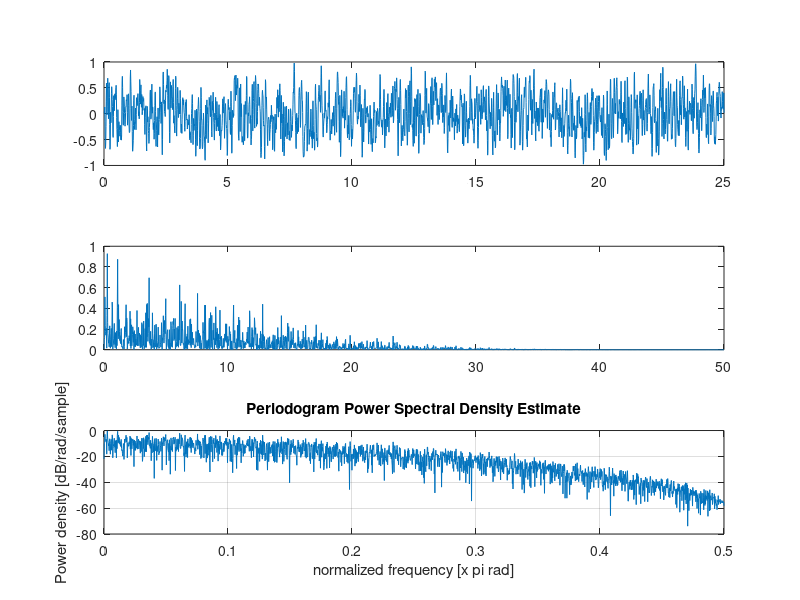

The MATLAB source for this figure:
function [S,t]=MakeSyntheticWave()
%%% Parameter setting
    fs=100;                     %sampling frequency [Hz]
    f =5;                       %frequency of synthetic signal [Hz]
    f2 =15;                     %frequency of synthetic signal [Hz]
    fc = (f+f2)/2;
    T=1/fs;                     %sampling period [sec]
    t=T:T:25;                   %Length of signal [sec]
%     t=0:T:10;                   %Length of signal [sec]
    SN=25.2;                       %SN ratio[dB]
    
    A=[1;1;1];                  %[ratio of 3 component wave]
    beta=3;                     %positive constant number on attenuation[msec-1]
    theta1=45;phi1=60;
    
    s=zeros(3,numel(t));
    
    % P wave SN28  
%     stemp=exp(-beta*t).*sin(2*pi*f*(t));
    stemp2=exp(-beta*t).*sin(2*pi*f2*(t));
    
%--- Richer wavelet version  
%--- P-wave  
    t2=t-10*T;
    temp=(1-2*(pi^2)*(fc^2).*t2.^2).*exp(-2*(pi^2)*(fc^2).*t2.^2);
    temp(1,numel(temp)+1)=0;
    stemp=diff(temp);
    stemp=stemp./max(stemp);
    clear temp
    
%--- S-wave  
    fc=fc*3/5;
    temp=(1-2*(pi^2)*(fc^2).*t2.^2).*exp(-2*(pi^2)*(fc^2).*t2.^2);
    temp(1,numel(temp)+1)=0;
    stemp2=diff(temp);
    stemp2=stemp2./max(stemp2);
    
%     stemp(1,:)=exp(-beta*t).*sin(2*pi*f*(t));
%     stemp(2,:)=exp(-beta*t).*sin(2*pi*f*(t)-pi/2/2);
%     stemp(3,:)=exp(-beta*t).*sin(-2*pi*f*(t)-pi/2/3);
    
    Amp1=dB2Amp(SN);
%     stemp=Amp1.*stemp;
%     stemp2=A.*stemp2;
%   stemp2=A.*B'.*stemp2;
    B=drctnalcsn(theta1,phi1);
    stemp=A.*B'.*stemp;
%     stemp=A.*stemp;
    
    Amp2=dB2Amp(SN+5);
    B=drctnalcsn(theta1+90,phi1+90);
    stemp2=A.*B'.*stemp2;
%     stemp2=A.*stemp2;
    stemp2=stemp2.*1.25;
   
    s(:,20/T+1:25/T)=stemp (:,1:5/T);
    s(:,21/T+1:25/T)=stemp2(:,1:4/T);
    

%     % P wave SN8.3
%     stemp=exp(-beta*t).*sin(2*pi*f*(t));
%     SN=16.8;
%     theta1=40;phi1=70;
%     Amp=dB2Amp(SN);
%     stemp=A./Amp1*Amp*stemp;
% %     stemp2=stemp(1,:);
%     B=drctnalcsn(theta1,phi1);
%     stemp=B'.*stemp;
%     s(:,70/T+1:75/T)=stemp(:,1:5/T);
    
%     % P wave SN2.6
%     stemp=exp(-beta*t).*sin(2*pi*f*(t));
%     SN=14.2;
%     theta1=40;phi1=70;
%     Amp=dB2Amp(SN);
%     stemp=A./Amp1*Amp*stemp;
% %         stemp2=stemp(1,:);
%     B=drctnalcsn(theta1,phi1);
%     stemp=B'.*stemp;
%     s(:,120/T+1:125/T)=stemp(:,1:5/T);
    
    % S wave SN3     -23
%     stemp=exp(-beta*t).*sin(2*pi*f*(t));
    stemp(1,:)=exp(-beta*t).*( sin(2*pi*f*(t))         );
    stemp(2,:)=exp(-beta*t).*( sin(2*pi*f*(t)-pi/2/2)  );
%     stemp(3,:)=exp(-beta*t).*( sin(2*pi*f*(t)-pi/2/3));
    stemp(3,:)=exp(-beta*t).*( sin(2*pi*f*(t)-pi/2/3) + 0.5*sin(2*pi*1.5*f*(t)) );

    SN=14.4;
    theta1=40;phi1=70;
    Amp=dB2Amp(SN);
    stemp=1/Amp1*Amp*stemp;
%         stemp2=stemp(1,:);
    B=drctnalcsn(theta1,phi1);
%     stemp=B'.*stemp;
%     s(:,170/T+1:175/T)=stemp(:,1:5/T);
%     s(:,700:900)=stemp(:,1:201);
    
%----[Noise]------
    %--- White noise
    N=-1+(2)*rand(numel(t),3);
    
    %--- Bandpass --> Band Pass Noise Oleg version
%     N(1,:)=olegNoise2;
%     N(2,:)=olegNoise2;
%     N(3,:)=olegNoise2;
%     N=N';
%     
%     N(:,1)=N(:,1)/max( N(:,1) );
%     N(:,2)=N(:,2)/max( N(:,2) );
%     N(:,3)=N(:,3)/max( N(:,3) );

%     [pxx, w] = periodogram( N(:,1) );
%     subplot( 2,1,1 )
%     plot( w/pi*fs/2, pxx );

    %--- Bandpass --> Band Pass Noise
    fm= 7;                               % Center freq.
    f1= 4;                      % lower freq
    f2= 12;                      % higher freq
    oct_band= [f1 f2]/(fs/2);            % Bandpath
    n=5;                                 % Parameter setting for filter
    b = fir1(n,oct_band,'bandpass');
%     freqz(b);
    
    N(:,1)=filter(b,1,N(:,1));
    N(:,2)=filter(b,1,N(:,2));
    N(:,3)=filter(b,1,N(:,3));

%%     Noise check plot
    figure
    subplot( 3,1,1 )
        plot( t, N(:,1) );
    subplot( 3,1,2 )
        [pxx, w] = periodogram( N(:,1) );
        plot( w/pi*fs/2, pxx );
    subplot( 3,1,3 )
        periodogram( N(:,1) );

    %------------------
    SN=16;
    Amp=dB2Amp(SN);
    N=N./Amp;
        
    SNR(1) = 10*log10( var(s(1,20/T+1:21/T))/var(N(20/T+1:21/T,1)) );
    SNR(2) = 10*log10( var(s(2,20/T+1:21/T))/var(N(20/T+1:21/T,2)) );
    SNR(3) = 10*log10( var(s(3,20/T+1:21/T))/var(N(20/T+1:21/T,3)) );
    
    SNR
% %     mean(SNR)
%     pause
    
% S=s';
S=s'+N;
        
    
function Amp=dB2Amp(dB)
    Amp=10^(dB/20);
    
function A=drctnalcsn(theta1,phi1)
    % map coordinate to cartesian coordinate
    theta1=90-theta1;
    phi1=phi1;
    
    A(1)=cos(pi*(phi1/180))*cos(pi*(theta1/180));
    A(2)=cos(pi*(phi1/180))*sin(pi*(theta1/180));
    A(3)=sin(pi*(phi1/180));
    
        

